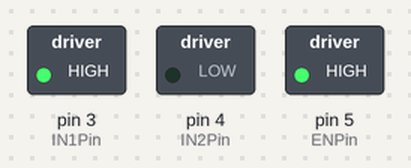
A sketch run on a simulated Arduino Uno, built with avr-gcc and run on an emulated ATmega328P. Parts: switched loads named in the sketch (green lamp = pin HIGH).

Above: at 2.5 s.
At 7.5 s:
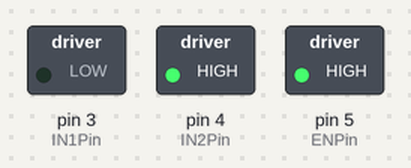
At 12.5 s:
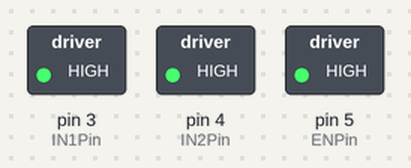
Timing chart, 0 to 19.5 s (numbered marks = the images above):
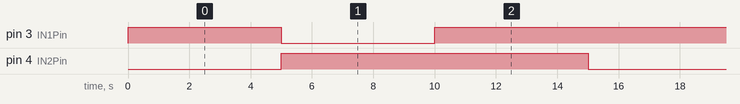

Measured:
- by itself, pin 3 (IN1Pin): repeats every 15.0 s: LOW 5.0 s, HIGH 10.0 s
- by itself, pin 4 (IN2Pin): alternates HIGH for 10.0 s and LOW for 5.0 s
- by itself, everything shown: repeats every 15.0 s, in 3 steps

The sketch:

DC_motor.ino
```cpp
// 3번과 4번 핀은 모터 제어에 관한 핀
int IN1Pin = 3;
int IN2Pin = 4;

// 5번핀은 모터의 힘을 설정해주는 핀
int ENPin = 5;

void setup() {
  pinMode(IN1Pin, OUTPUT);
  pinMode(IN2Pin, OUTPUT); // 3, 4번 제어핀들은 핀모드를 출력은로 설정
  analogWrite(ENPin, 255); //5번 핀에 255의 최대 힘을 설정한다.
}

void loop() {
  //Go : 핀 3, 핀 4 에 신호를 다르게 하면 전진
  digitalWrite(IN1Pin, HIGH);
  digitalWrite(IN2Pin, LOW);
  delay(5000);//5sec

  //Back : 핀 3, 핀 4 에 신호를 다르게 하면 후진
  digitalWrite(IN1Pin, LOW);
  digitalWrite(IN2Pin, HIGH);
  delay(5000);//5sec

  //Brake (Stop) 핀 3, 4에 똑같이 High를 주거나 Low을 주면 은 멈춘다.
  digitalWrite(IN1Pin, HIGH);
  digitalWrite(IN2Pin, HIGH);
  delay(5000);//1sec
}
```
